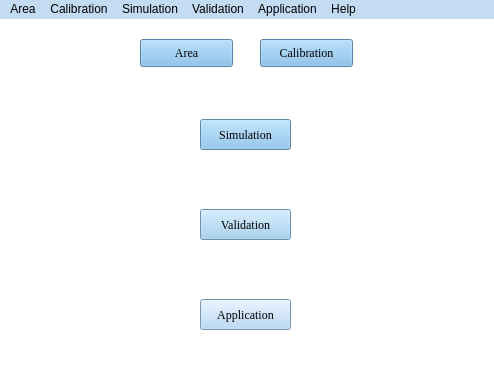
<?xml version="1.0" encoding="UTF-8"?>
<ui version="4.0">
 <class>MainWindow</class>
 <widget class="QMainWindow" name="MainWindow">
  <property name="geometry">
   <rect>
    <x>0</x>
    <y>0</y>
    <width>494</width>
    <height>365</height>
   </rect>
  </property>
  <property name="windowTitle">
   <string>MainWindow</string>
  </property>
  <property name="windowIcon">
   <iconset>
    <normaloff>../res/logo.png</normaloff>../res/logo.png</iconset>
  </property>
  <property name="styleSheet">
   <string notr="true">background-color: rgb(255, 255, 255);</string>
  </property>
  <widget class="QWidget" name="centralwidget">
   <widget class="QPushButton" name="simulationButton">
    <property name="geometry">
     <rect>
      <x>200</x>
      <y>100</y>
      <width>91</width>
      <height>31</height>
     </rect>
    </property>
    <property name="font">
     <font>
      <family>Times New Roman</family>
     </font>
    </property>
    <property name="styleSheet">
     <string notr="true">background-color: rgb(70, 193, 193);
background-color: rgb(127,189,236);</string>
    </property>
    <property name="text">
     <string>Simulation</string>
    </property>
   </widget>
   <widget class="Line" name="line">
    <property name="geometry">
     <rect>
      <x>0</x>
      <y>-10</y>
      <width>591</width>
      <height>16</height>
     </rect>
    </property>
    <property name="orientation">
     <enum>Qt::Horizontal</enum>
    </property>
   </widget>
   <widget class="QPushButton" name="ValidationButton">
    <property name="geometry">
     <rect>
      <x>200</x>
      <y>190</y>
      <width>91</width>
      <height>31</height>
     </rect>
    </property>
    <property name="font">
     <font>
      <family>Times New Roman</family>
     </font>
    </property>
    <property name="styleSheet">
     <string notr="true">background-color: rgb(151,200,240);</string>
    </property>
    <property name="text">
     <string>Validation</string>
    </property>
   </widget>
   <widget class="QPushButton" name="ApplicationButton">
    <property name="geometry">
     <rect>
      <x>200</x>
      <y>280</y>
      <width>91</width>
      <height>31</height>
     </rect>
    </property>
    <property name="font">
     <font>
      <family>Times New Roman</family>
     </font>
    </property>
    <property name="styleSheet">
     <string notr="true">background-color: rgb(170,208,247);</string>
    </property>
    <property name="text">
     <string>Application</string>
    </property>
   </widget>
   <widget class="QLabel" name="label_6">
    <property name="geometry">
     <rect>
      <x>232</x>
      <y>140</y>
      <width>23</width>
      <height>47</height>
     </rect>
    </property>
    <property name="styleSheet">
     <string notr="true">background-color: rgba(255, 255, 255, 0);</string>
    </property>
    <property name="text">
     <string/>
    </property>
    <property name="pixmap">
     <pixmap>../res/arrow6.png</pixmap>
    </property>
    <property name="scaledContents">
     <bool>true</bool>
    </property>
   </widget>
   <widget class="QPushButton" name="areaButton">
    <property name="geometry">
     <rect>
      <x>140</x>
      <y>20</y>
      <width>93</width>
      <height>28</height>
     </rect>
    </property>
    <property name="font">
     <font>
      <family>Times New Roman</family>
      <weight>50</weight>
      <italic>false</italic>
      <bold>false</bold>
      <underline>false</underline>
      <strikeout>false</strikeout>
      <kerning>true</kerning>
     </font>
    </property>
    <property name="styleSheet">
     <string notr="true">background-color: rgb(120,183,234);</string>
    </property>
    <property name="text">
     <string>Area</string>
    </property>
   </widget>
   <widget class="QPushButton" name="calibrationButton">
    <property name="geometry">
     <rect>
      <x>260</x>
      <y>20</y>
      <width>93</width>
      <height>28</height>
     </rect>
    </property>
    <property name="font">
     <font>
      <family>Times New Roman</family>
     </font>
    </property>
    <property name="styleSheet">
     <string notr="true">background-color: rgb(120,183,234);</string>
    </property>
    <property name="text">
     <string>Calibration</string>
    </property>
   </widget>
   <widget class="QLabel" name="label">
    <property name="geometry">
     <rect>
      <x>60</x>
      <y>-30</y>
      <width>381</width>
      <height>381</height>
     </rect>
    </property>
    <property name="text">
     <string/>
    </property>
    <property name="pixmap">
     <pixmap>../res/background.png</pixmap>
    </property>
    <property name="scaledContents">
     <bool>true</bool>
    </property>
    <property name="wordWrap">
     <bool>true</bool>
    </property>
   </widget>
   <widget class="QLabel" name="label_4">
    <property name="geometry">
     <rect>
      <x>190</x>
      <y>50</y>
      <width>31</width>
      <height>41</height>
     </rect>
    </property>
    <property name="styleSheet">
     <string notr="true">background-color: rgba(255, 255, 255, 0);</string>
    </property>
    <property name="text">
     <string/>
    </property>
    <property name="pixmap">
     <pixmap>../res/arrow2.png</pixmap>
    </property>
    <property name="scaledContents">
     <bool>true</bool>
    </property>
   </widget>
   <widget class="QLabel" name="label_2">
    <property name="geometry">
     <rect>
      <x>270</x>
      <y>50</y>
      <width>31</width>
      <height>41</height>
     </rect>
    </property>
    <property name="styleSheet">
     <string notr="true">background-color: rgba(255, 255, 255, 0);</string>
    </property>
    <property name="text">
     <string/>
    </property>
    <property name="pixmap">
     <pixmap>../res/arrow3.png</pixmap>
    </property>
    <property name="scaledContents">
     <bool>true</bool>
    </property>
   </widget>
   <widget class="QLabel" name="label_7">
    <property name="geometry">
     <rect>
      <x>232</x>
      <y>230</y>
      <width>23</width>
      <height>47</height>
     </rect>
    </property>
    <property name="styleSheet">
     <string notr="true">background-color: rgba(255, 255, 255, 0);</string>
    </property>
    <property name="text">
     <string/>
    </property>
    <property name="pixmap">
     <pixmap>../res/arrow6.png</pixmap>
    </property>
    <property name="scaledContents">
     <bool>true</bool>
    </property>
   </widget>
   <zorder>label</zorder>
   <zorder>areaButton</zorder>
   <zorder>calibrationButton</zorder>
   <zorder>simulationButton</zorder>
   <zorder>line</zorder>
   <zorder>ValidationButton</zorder>
   <zorder>ApplicationButton</zorder>
   <zorder>label_6</zorder>
   <zorder>label_4</zorder>
   <zorder>label_2</zorder>
   <zorder>label_7</zorder>
  </widget>
  <widget class="QMenuBar" name="menubar">
   <property name="geometry">
    <rect>
     <x>0</x>
     <y>0</y>
     <width>494</width>
     <height>26</height>
    </rect>
   </property>
   <property name="styleSheet">
    <string notr="true">background-color: rgb(195,219,243);</string>
   </property>
   <widget class="QMenu" name="menuArea">
    <property name="font">
     <font>
      <family>Times New Roman</family>
     </font>
    </property>
    <property name="cursor">
     <cursorShape>ArrowCursor</cursorShape>
    </property>
    <property name="tabletTracking">
     <bool>false</bool>
    </property>
    <property name="styleSheet">
     <string notr="true">border-color: rgb(0, 0, 0);</string>
    </property>
    <property name="title">
     <string>Area</string>
    </property>
    <addaction name="actionArea"/>
   </widget>
   <widget class="QMenu" name="menuCalibration">
    <property name="font">
     <font>
      <family>Times New Roman</family>
     </font>
    </property>
    <property name="title">
     <string>Calibration</string>
    </property>
    <addaction name="actionCalibration"/>
   </widget>
   <widget class="QMenu" name="menuSimulation">
    <property name="font">
     <font>
      <family>Times New Roman</family>
     </font>
    </property>
    <property name="styleSheet">
     <string notr="true">border-color: rgb(0, 0, 0);</string>
    </property>
    <property name="title">
     <string>Simulation</string>
    </property>
    <addaction name="actionSimulation"/>
   </widget>
   <widget class="QMenu" name="menuValidation">
    <property name="font">
     <font>
      <family>Times New Roman</family>
     </font>
    </property>
    <property name="title">
     <string>Validation</string>
    </property>
    <addaction name="actionValidation"/>
   </widget>
   <widget class="QMenu" name="menuApplication">
    <property name="font">
     <font>
      <family>Times New Roman</family>
     </font>
    </property>
    <property name="title">
     <string>Application</string>
    </property>
    <addaction name="actionApplication"/>
   </widget>
   <widget class="QMenu" name="menuHelp">
    <property name="sizePolicy">
     <sizepolicy hsizetype="Preferred" vsizetype="Minimum">
      <horstretch>0</horstretch>
      <verstretch>0</verstretch>
     </sizepolicy>
    </property>
    <property name="font">
     <font>
      <family>Times New Roman</family>
     </font>
    </property>
    <property name="styleSheet">
     <string notr="true"/>
    </property>
    <property name="title">
     <string>Help</string>
    </property>
    <addaction name="actionAbout"/>
    <addaction name="actionUser_Guide_2"/>
   </widget>
   <addaction name="menuArea"/>
   <addaction name="menuCalibration"/>
   <addaction name="menuSimulation"/>
   <addaction name="menuValidation"/>
   <addaction name="menuApplication"/>
   <addaction name="menuHelp"/>
  </widget>
  <widget class="QStatusBar" name="statusbar"/>
  <action name="actionOpen">
   <property name="checkable">
    <bool>true</bool>
   </property>
   <property name="icon">
    <iconset>
     <normaloff>../res/Open.png</normaloff>../res/Open.png</iconset>
   </property>
   <property name="text">
    <string/>
   </property>
   <property name="toolTip">
    <string>Open</string>
   </property>
  </action>
  <action name="actionWhole">
   <property name="checkable">
    <bool>true</bool>
   </property>
   <property name="icon">
    <iconset>
     <normaloff>../res/Full.png</normaloff>../res/Full.png</iconset>
   </property>
   <property name="text">
    <string/>
   </property>
   <property name="toolTip">
    <string>Full</string>
   </property>
  </action>
  <action name="actionZoomIn">
   <property name="checkable">
    <bool>true</bool>
   </property>
   <property name="icon">
    <iconset>
     <normaloff>../res/Zoomin.png</normaloff>../res/Zoomin.png</iconset>
   </property>
   <property name="text">
    <string/>
   </property>
   <property name="toolTip">
    <string>Zoom in</string>
   </property>
  </action>
  <action name="actionZoomOut">
   <property name="checkable">
    <bool>true</bool>
   </property>
   <property name="icon">
    <iconset>
     <normaloff>../res/Zoomout.png</normaloff>../res/Zoomout.png</iconset>
   </property>
   <property name="text">
    <string/>
   </property>
   <property name="toolTip">
    <string>Zoom out</string>
   </property>
  </action>
  <action name="actionMove">
   <property name="checkable">
    <bool>true</bool>
   </property>
   <property name="icon">
    <iconset>
     <normaloff>../res/Pan.png</normaloff>../res/Pan.png</iconset>
   </property>
   <property name="text">
    <string/>
   </property>
   <property name="toolTip">
    <string>Move</string>
   </property>
  </action>
  <action name="actionLUSD_Calibration">
   <property name="icon">
    <iconset theme="res/Open.png">
     <normaloff>C:/Users/panxi/.designer/backup</normaloff>C:/Users/panxi/.designer/backup</iconset>
   </property>
   <property name="text">
    <string>Calibration</string>
   </property>
  </action>
  <action name="actionLUSD_simulation">
   <property name="text">
    <string>Simulation</string>
   </property>
  </action>
  <action name="actionProbability_Calculation">
   <property name="text">
    <string>Simulation</string>
   </property>
  </action>
  <action name="actionCalibration">
   <property name="text">
    <string>Calibration</string>
   </property>
   <property name="font">
    <font>
     <family>Times New Roman</family>
    </font>
   </property>
  </action>
  <action name="actionOpen_2">
   <property name="text">
    <string>Open</string>
   </property>
  </action>
  <action name="actionSave">
   <property name="text">
    <string>Save</string>
   </property>
  </action>
  <action name="actionSave_as">
   <property name="text">
    <string>Save as...</string>
   </property>
  </action>
  <action name="actionClear">
   <property name="text">
    <string>Close</string>
   </property>
  </action>
  <action name="actionSimulation">
   <property name="text">
    <string>Simulation</string>
   </property>
   <property name="font">
    <font>
     <family>Times New Roman</family>
    </font>
   </property>
  </action>
  <action name="actionUser_Guide">
   <property name="text">
    <string>User Guide</string>
   </property>
  </action>
  <action name="actionValidation">
   <property name="text">
    <string>Validation</string>
   </property>
   <property name="font">
    <font>
     <family>Times New Roman</family>
    </font>
   </property>
  </action>
  <action name="actionHelp_User">
   <property name="text">
    <string>User Guide</string>
   </property>
  </action>
  <action name="actionArea">
   <property name="text">
    <string>Area</string>
   </property>
   <property name="font">
    <font>
     <family>Times New Roman</family>
    </font>
   </property>
  </action>
  <action name="actionAbout">
   <property name="text">
    <string>About</string>
   </property>
   <property name="font">
    <font>
     <family>Times New Roman</family>
    </font>
   </property>
  </action>
  <action name="actionUser_Guide_2">
   <property name="text">
    <string>User Guide</string>
   </property>
   <property name="font">
    <font>
     <family>Times New Roman</family>
    </font>
   </property>
  </action>
  <action name="actionApplication">
   <property name="text">
    <string>Urban growth boundary</string>
   </property>
   <property name="font">
    <font>
     <family>Times New Roman</family>
    </font>
   </property>
  </action>
 </widget>
 <resources/>
 <connections/>
</ui>
